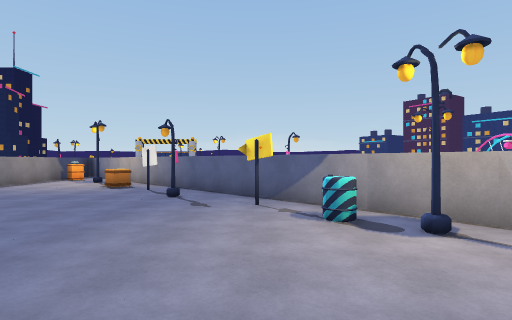
view 1 (above)

12 first-person views from a walk through a 3-D level made in the Unity game engine. The camera is 1.5 m above the floor, looks level and sees 80° across. The floor is counted in squares, 2 m on a side. Each view is taken from the middle of a square. On the plan, view 1 faces up. The plan holds only what a view shows up to about 10 squares ahead; the rest is blank. The place goes on beyond the plan. Surface patterns are stand-ins for the level's own textures.

view 2
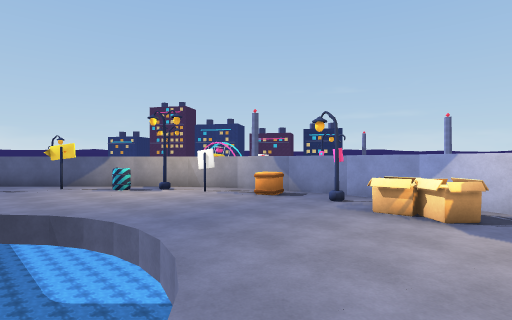

view 3
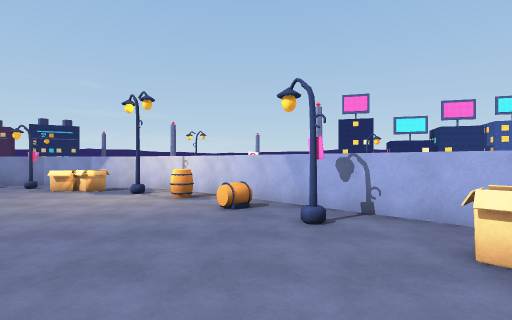

view 4
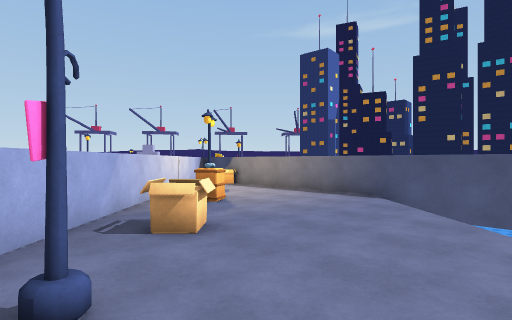

view 5
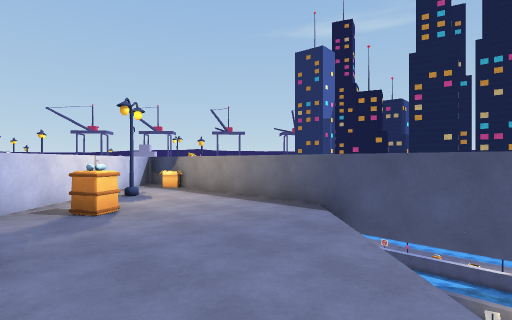

view 6
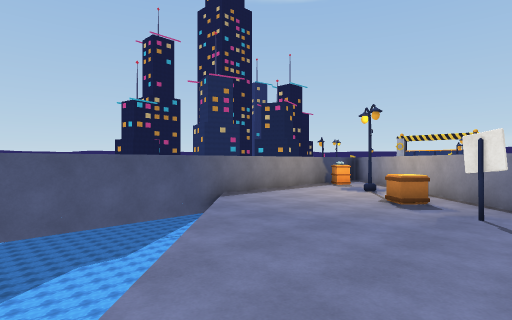

view 7
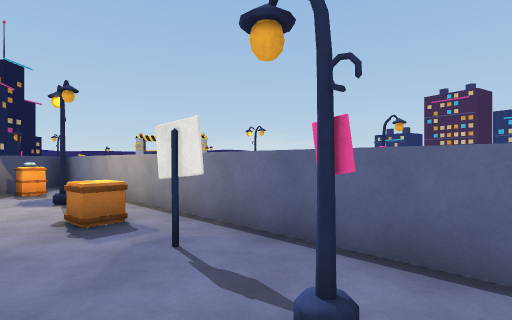

view 8
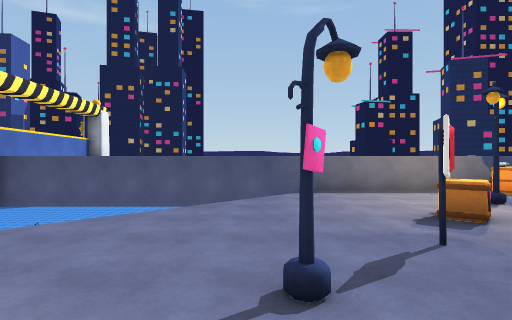

view 9
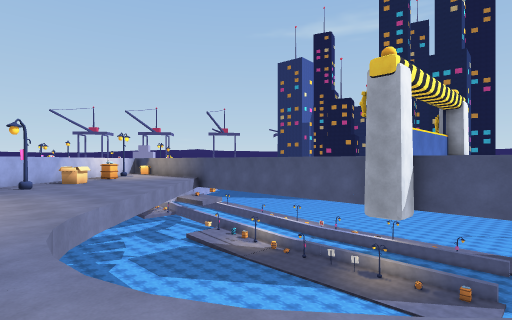

view 10
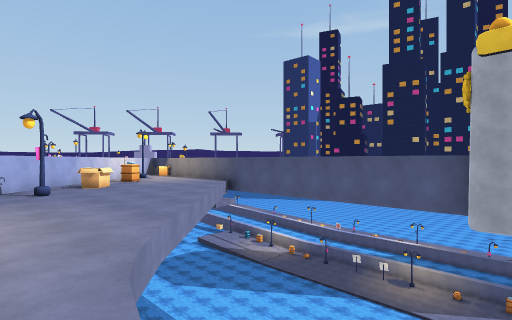

view 11
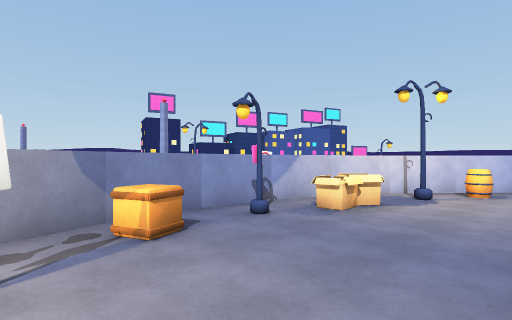

view 12
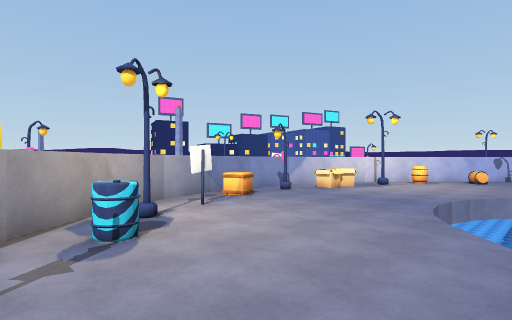

### Floor plan
Key: @ floor where view 1 was taken; # wall or solid block; . floor; v drop or lower ground; O other object.
Columns run from 8 left of view 1 to 4 right of it. Each row starts with its distance up from view 1.
 13 ###
 12 #O###
 11 #O..#
 10 #..O##
  9 #...O##
  8 #....O###
  7 #v......##
  6 # v...O..#
  5 #  v....O##
  4 #   v....O##
  3 #    v....O#
  2 #     v...O##
  1 #     v....O#
  0 #v     v@...#
 -1 #v     v...O#
 -2 #      v...O#
 -3 #     v...OO#
 -4 #    v....O##
 -5 #   v......#
 -6 #  v.....O##
 -7 # v.....O##
 -8 #v.....O##
 -9 #....O.##
-10 #.....##
-11 #...O##
-12 #.O.##
-13 #..##
-14 #O##
-15 ###

Where each view was taken, in squares from view 1:
view 1: 0 up, 0 right, facing up
view 2: 4 down, 2 left, facing up-right
view 3: 7 down, 5 left, facing right
view 4: 6 down, 1 left, facing down-left
view 5: 6 down, 3 left, facing down-left
view 6: 3 up, 2 left, facing up-left
view 7: 5 up, 2 left, facing up
view 8: 6 up, 0 right, facing left
view 9: 2 up, 0 right, facing down-left
view 10: 0 up, 0 right, facing down-left
view 11: 2 up, 0 right, facing down-right
view 12: 5 up, 2 left, facing down-right
